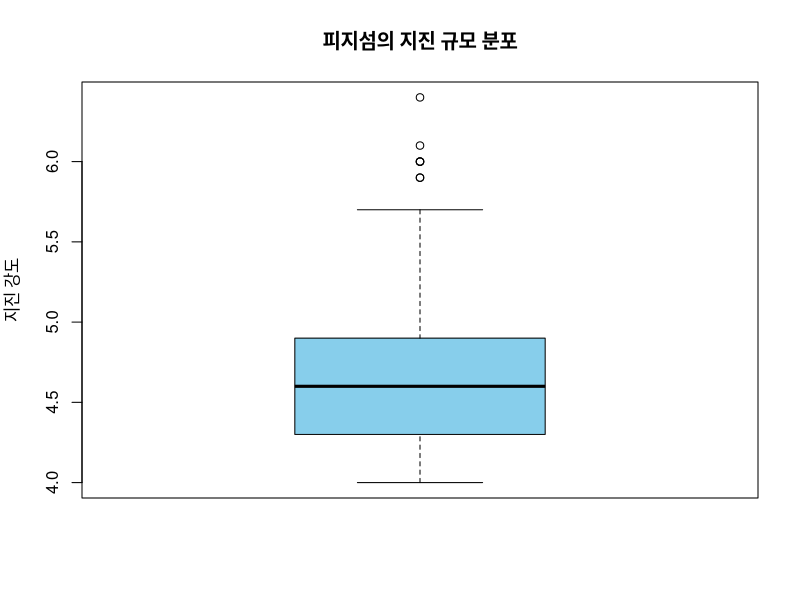

Source code (R):
str(quakes)
Q <- quantile(quakes$mag)
value.upper <- Q[4] + 1.5*IQR(quakes$mag)
value.lower <- Q[2] - 1.5*IQR(quakes$mag)
# IQR(quakes$mag)
boxplot(quakes$mag, main="피지섬의 지진 규모 분포", 
        ylab="지진 강도", col='skyblue')
